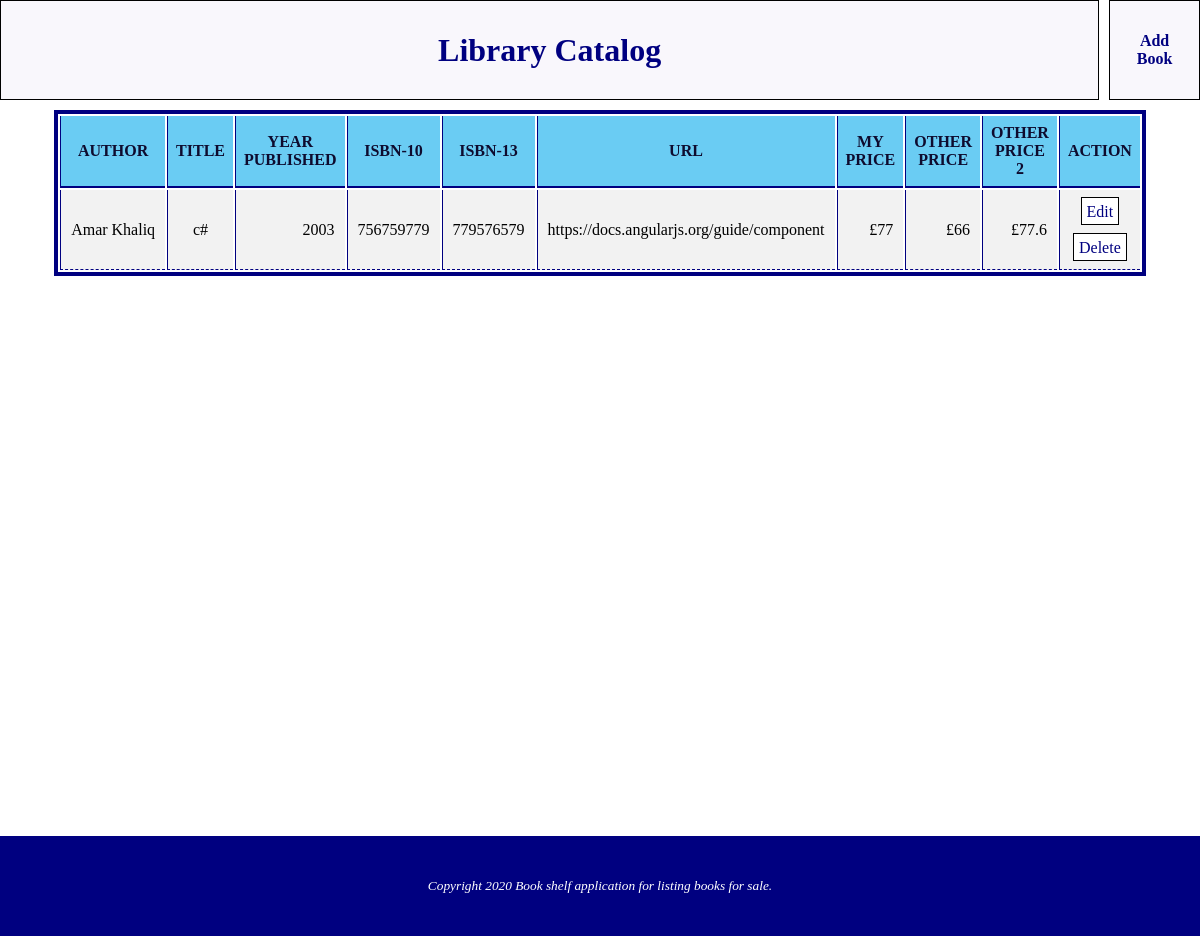
/list.php, run on an earlier commit of the app's database.
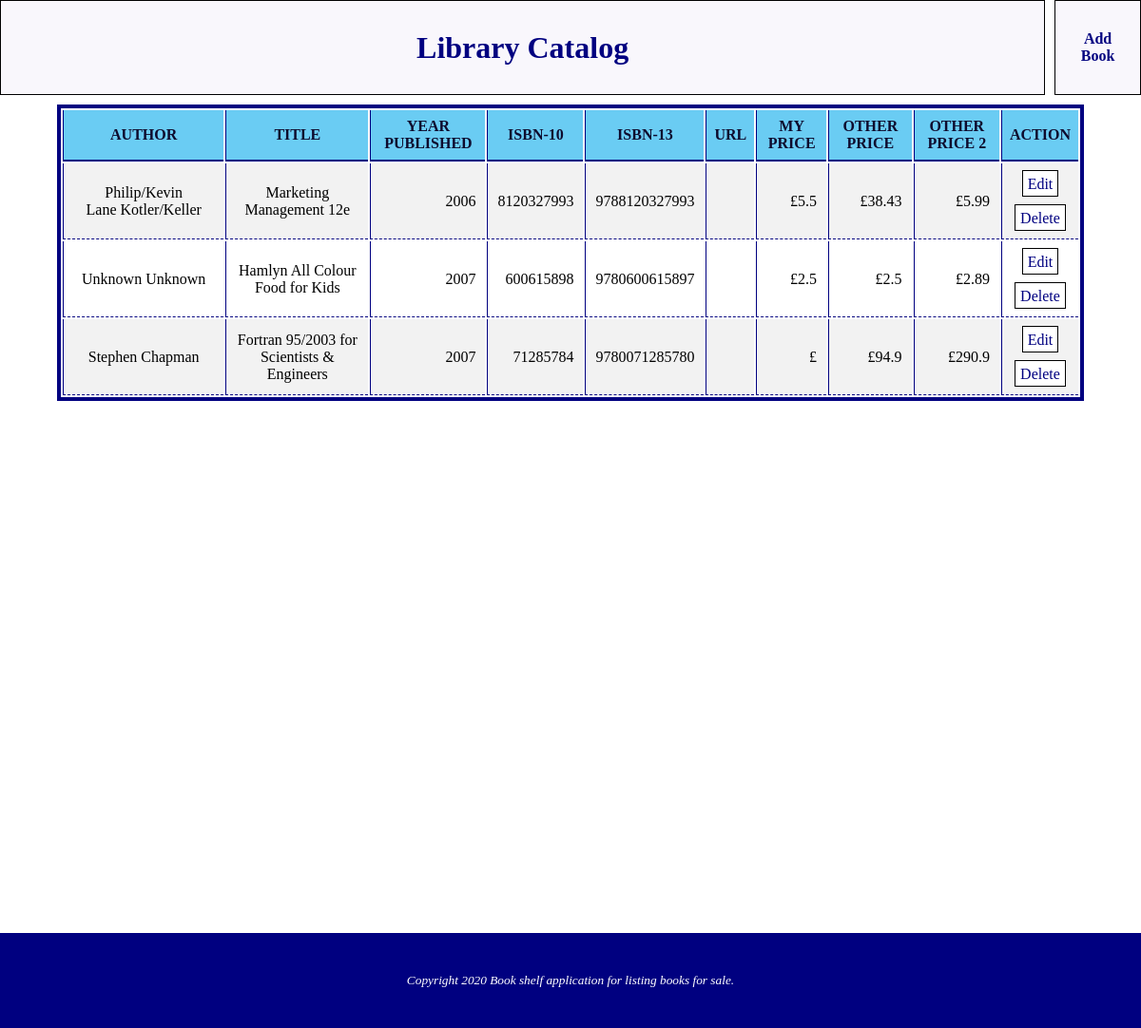
And on a later commit of the database.
### tables this page shows
CREATE TABLE books (
    id INTEGER PRIMARY KEY AUTOINCREMENT NOT NULL,
    title VARCHAR NOT NULL,
    first_name VARCHAR NOT NULL,
    last_name VARCHAR NOT NULL,
    `year` INTEGER NOT NULL,
    isbn10 INTEGER,
    isbn13 INTEGER,
    `url` VARCHAR,
    my_price REAL,
    other_price REAL,
    other_price2 REAL
    );

### list.php (the view, shortened to what this page needs)
<?php
include "install.php";
$query = "SELECT rowid, * FROM books";
$result = $db->query($query);
?>
<!DOCTYPE HTML>
<html>
    <head>
        <link rel="stylesheet" href="css/main.css">
    </head>
    <body>
    <div class="wrapper">
    <header class="headerGrid headerFlexParent header">
    <h1 class="h1">Library Catalog</h1>
    </header>
    <nav class="navGrid navFlexParent nav"><p><a href="index.php" class="a">add book</a></p></nav>
    <main class="mainTableGrid mainTable">
        <table>
            <thead>
                <tr>
                    <th>Author</th>
                    <th>Title</th>
                    <th>Year Published</th>
                    <th>ISBN-10</th>
                    <th>ISBN-13</th>
                    <th>URL</th>
                    <th>My Price</th>
                    <th>Other Price</th>
                    <th>Other Price 2</th>
                    <th>Action</th>
                </tr>
            </thead>
            <?php while($row = $result->fetchArray()) {?>
            <tbody>
                <tr>
                    <td><?php echo $row['first_name']; echo '&nbsp'; echo $row['last_name'];?></td>
                    <td><?php echo $row['title'];?></td>
                    <td class="rightjust"><?php echo $row['year'];?></td>
                    <td class="rightjust"><?php echo $row['isbn10'];?></td>
                    <td class="rightjust"><?php echo $row['isbn13'];?></td>
                    <td><?php echo $row['url'];?></td>
                    <td class="rightjust"><?php echo "£" . $row['my_price'];?></td>
                    <td class="rightjust"><?php echo "£" . $row['other_price'];?></td>
                    <td class="rightjust"><?php echo "£" . $row['other_price2'];?></td>
                    <td>
                        <p><a class="a2" href="update.php?id=<?php echo $row['id'];?>">Edit</a></p>
                        <br>
                        <p><a class="a2" href="delete.php?id=<?php echo $row['id'];?>"confirm('Are you sure?');">Delete</a></p>
                    </td>
                </tr>
            <?php } ?>
            </tbody>
        </table>
        </main>
        <footer class="footerGrid footerFlexParent footer">
            <p>Copyright 2020 Book shelf application for listing books for sale.</p>
        </footer>
        </div>
    </body>
</html>

### css/main.css (style rules this page uses)
* { margin: 0; padding: 0; box-sizing: border-box; }
body { color: #000; font-family: "Nunito Semibold"; text-align: center; }
.wrapper { display: grid; grid-template-columns: repeat(12, 1fr); grid-auto-rows: minmax(100px, auto); grid-gap: 10px; }
.wrapper .headerGrid { grid-column: 1/12; grid-row: 1/2; }
.wrapper .navGrid { grid-column: 12/13; grid-row: 1/2; }
.wrapper .mainTableGrid { grid-column: 1/13; }
.wrapper .footerGrid { grid-column: 1/13; grid-row: 8/9; }
.headerFlexParent { display: grid; justify-content: center; align-items: center; }
.navFlexParent { display: grid; justify-content: center; align-items: center; }
.footerFlexParent { display: grid; justify-content: center; align-items: center; }
.header { background-color: #f9f7fc; font-weight: bold; text-align: center; padding: 10px; border: 1px solid black; }
.h1 { color: navy; font-family: verdana; }
.nav { background-color: #f9f7fc; font-weight: bold; text-align: center; padding: 10px; border: 1px solid black; }
.a { color: navy; font-family: verdana; text-decoration: none; text-transform: capitalize; }
.a2 { color: navy; font-family: verdana; text-decoration: none; border: 1px solid black; background-color: #fff; text-decoration: uppercase; padding: 0.3rem; }
.footer { background-color: navy; color: white; font-family: verdana; font-size: smaller; font-style: italic; }
.mainTable { display: grid; justify-content: center; align-items: center; width: 90%; margin-left: auto; margin-right: auto; }
table { background-color: white; border: 4px solid navy; }
td { border-bottom: 1px navy dashed; border-left: 1px navy solid; font-family: Verdana; padding-left: 10px; padding-right: 10px; height: 5rem; }
th { border-bottom: 2px navy solid; border-left: 1px navy solid; padding-left: 10px; padding-right: 10px; }
thead { background-color: #ECEDF2; }
.rightjust { text-align: right; }
h2, h3, th { color: #0e0b2e; font-family: verdana; background-color: #6accf3; text-transform: uppercase; padding: 8px; }
tbody:nth-child(even) tr { background-color: #f2f2f2; }

What changed in the data, as far as the page shows it:
removed books: first_name "Amar", last_name "Khaliq", title "c#", year "2003", isbn10 "756759779", isbn13 "779576579", url "https://docs.angularjs.org/guide/component", my_price "77", other_price "66", other_price2 "77.6"
added books: first_name "Philip/Kevin Lane", last_name "Kotler/Keller", title "Marketing Management 12e", year "2006", isbn10 "8120327993", isbn13 "9788120327993", my_price "5.5", other_price "38.43", other_price2 "5.99"
added books: first_name "Unknown", last_name "Unknown", title "Hamlyn All Colour Food for Kids", year "2007", isbn10 "600615898", isbn13 "9780600615897", my_price "2.5", other_price "2.5", other_price2 "2.89"
added books: first_name "Stephen", last_name "Chapman", title "Fortran 95/2003 for Scientists & Engineers", year "2007", isbn10 "71285784", isbn13 "9780071285780", other_price "94.9", other_price2 "290.9"
